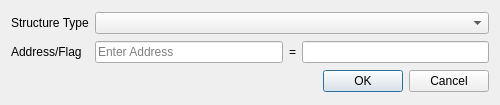
<?xml version="1.0" encoding="UTF-8"?>
<ui version="4.0">
 <class>LinkTypeDialog</class>
 <widget class="QDialog" name="LinkTypeDialog">
  <property name="geometry">
   <rect>
    <x>0</x>
    <y>0</y>
    <width>500</width>
    <height>105</height>
   </rect>
  </property>
  <property name="windowTitle">
   <string>Dialog</string>
  </property>
  <layout class="QGridLayout" name="gridLayout">
   <item row="1" column="2">
    <widget class="QLabel" name="equalSymbolLabel">
     <property name="text">
      <string>=</string>
     </property>
    </widget>
   </item>
   <item row="1" column="3">
    <widget class="QLineEdit" name="addressLineEdit">
     <property name="enabled">
      <bool>true</bool>
     </property>
     <property name="readOnly">
      <bool>true</bool>
     </property>
    </widget>
   </item>
   <item row="1" column="1">
    <widget class="QLineEdit" name="exprLineEdit">
     <property name="placeholderText">
      <string>Enter Address</string>
     </property>
    </widget>
   </item>
   <item row="0" column="0">
    <widget class="QLabel" name="structureTypeLabel">
     <property name="text">
      <string>Structure Type</string>
     </property>
     <property name="buddy">
      <cstring>structureTypeComboBox</cstring>
     </property>
    </widget>
   </item>
   <item row="0" column="1" colspan="3">
    <widget class="QComboBox" name="structureTypeComboBox"/>
   </item>
   <item row="2" column="3">
    <widget class="QDialogButtonBox" name="buttonBox">
     <property name="orientation">
      <enum>Qt::Horizontal</enum>
     </property>
     <property name="standardButtons">
      <set>QDialogButtonBox::Cancel|QDialogButtonBox::Ok</set>
     </property>
    </widget>
   </item>
   <item row="1" column="0">
    <widget class="QLabel" name="addressLabel">
     <property name="text">
      <string>Address/Flag</string>
     </property>
     <property name="buddy">
      <cstring>exprLineEdit</cstring>
     </property>
    </widget>
   </item>
  </layout>
 </widget>
 <resources/>
 <connections>
  <connection>
   <sender>buttonBox</sender>
   <signal>accepted()</signal>
   <receiver>LinkTypeDialog</receiver>
   <slot>accept()</slot>
   <hints>
    <hint type="sourcelabel">
     <x>248</x>
     <y>254</y>
    </hint>
    <hint type="destinationlabel">
     <x>157</x>
     <y>274</y>
    </hint>
   </hints>
  </connection>
  <connection>
   <sender>buttonBox</sender>
   <signal>rejected()</signal>
   <receiver>LinkTypeDialog</receiver>
   <slot>reject()</slot>
   <hints>
    <hint type="sourcelabel">
     <x>316</x>
     <y>260</y>
    </hint>
    <hint type="destinationlabel">
     <x>286</x>
     <y>274</y>
    </hint>
   </hints>
  </connection>
 </connections>
</ui>
